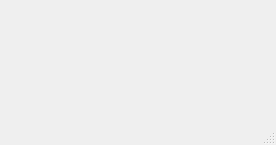
<?xml version="1.0" encoding="UTF-8"?>
<ui version="4.0">
 <class>StartPunkt</class>
 <widget class="QMainWindow" name="StartPunkt">
  <property name="geometry">
   <rect>
    <x>0</x>
    <y>0</y>
    <width>276</width>
    <height>145</height>
   </rect>
  </property>
  <property name="windowTitle">
   <string>MainWindow</string>
  </property>
  <widget class="QWidget" name="centralwidget"/>
  <widget class="QMenuBar" name="menubar">
   <property name="geometry">
    <rect>
     <x>0</x>
     <y>0</y>
     <width>276</width>
     <height>21</height>
    </rect>
   </property>
  </widget>
  <widget class="QStatusBar" name="statusbar"/>
 </widget>
 <resources/>
 <connections/>
</ui>
